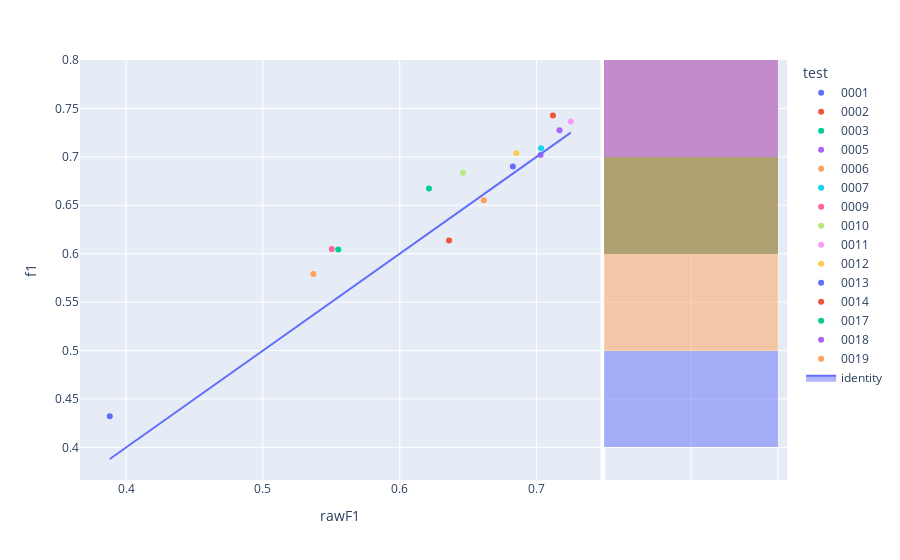

This figure's notebook cell:
### Code cell
fig=px.scatter(experimentModels_N2,x='rawF1',y='f1',color='test',hover_name='modelId', marginal_y="histogram")
fig.add_trace(
    go.Scatter(x=experimentModels_N2['rawF1'], y=experimentModels_N2['rawF1'], name="identity", mode='lines',fill="toself")
)
fig.show()

### Figure 1 — Plotly figure (JSON) as saved in the notebook; plotly's stock layout.template omitted (floating-point values rounded to 4 significant figures)
{"data": [{"hovertemplate": "<b>%{hovertext}</b><br><br>test=0001<br>rawF1=%{x}<br>f1=%{y}<extra></extra>", "hovertext": ["bf958847-77fc-4eab-9c95-7a30ef71f8ee"], "legendgroup": "0001", "marker": {"color": "#636efa", "symbol": "circle"}, "mode": "markers", "name": "0001", "orientation": "v", "showlegend": true, "type": "scatter", "x": [0.388], "xaxis": "x", "y": [0.432], "yaxis": "y"}, {"alignmentgroup": "True", "bingroup": "y", "hovertemplate": "test=0001<br>f1=%{y}<br>count=%{x}<extra></extra>", "legendgroup": "0001", "marker": {"color": "#636efa"}, "name": "0001", "offsetgroup": "0001", "opacity": 0.5, "showlegend": false, "type": "histogram", "xaxis": "x2", "y": [0.432], "yaxis": "y2"}, {"hovertemplate": "<b>%{hovertext}</b><br><br>test=0002<br>rawF1=%{x}<br>f1=%{y}<extra></extra>", "hovertext": ["f733d4b9-1730-40f9-91c2-f0ac2f36367e"], "legendgroup": "0002", "marker": {"color": "#EF553B", "symbol": "circle"}, "mode": "markers", "name": "0002", "orientation": "v", "showlegend": true, "type": "scatter", "x": [0.712], "xaxis": "x", "y": [0.7427], "yaxis": "y"}, {"alignmentgroup": "True", "bingroup": "y", "hovertemplate": "test=0002<br>f1=%{y}<br>count=%{x}<extra></extra>", "legendgroup": "0002", "marker": {"color": "#EF553B"}, "name": "0002", "offsetgroup": "0002", "opacity": 0.5, "showlegend": false, "type": "histogram", "xaxis": "x2", "y": [0.7427], "yaxis": "y2"}, {"hovertemplate": "<b>%{hovertext}</b><br><br>test=0003<br>rawF1=%{x}<br>f1=%{y}<extra></extra>", "hovertext": ["b7018fb5-07f6-4ca6-a2ae-9c1646bde5b9"], "legendgroup": "0003", "marker": {"color": "#00cc96", "symbol": "circle"}, "mode": "markers", "name": "0003", "orientation": "v", "showlegend": true, "type": "scatter", "x": [0.6214], "xaxis": "x", "y": [0.6673], "yaxis": "y"}, {"alignmentgroup": "True", "bingroup": "y", "hovertemplate": "test=0003<br>f1=%{y}<br>count=%{x}<extra></extra>", "legendgroup": "0003", "marker": {"color": "#00cc96"}, "name": "0003", "offsetgroup": "0003", "opacity": 0.5, "showlegend": false, "type": "histogram", "xaxis": "x2", "y": [0.6673], "yaxis": "y2"}, {"hovertemplate": "<b>%{hovertext}</b><br><br>test=0005<br>rawF1=%{x}<br>f1=%{y}<extra></extra>", "hovertext": ["d47802dc-da95-4420-a6f5-a4bb291c9385"], "legendgroup": "0005", "marker": {"color": "#ab63fa", "symbol": "circle"}, "mode": "markers", "name": "0005", "orientation": "v", "showlegend": true, "type": "scatter", "x": [0.7168], "xaxis": "x", "y": [0.7274], "yaxis": "y"}, {"alignmentgroup": "True", "bingroup": "y", "hovertemplate": "test=0005<br>f1=%{y}<br>count=%{x}<extra></extra>", "legendgroup": "0005", "marker": {"color": "#ab63fa"}, "name": "0005", "offsetgroup": "0005", "opacity": 0.5, "showlegend": false, "type": "histogram", "xaxis": "x2", "y": [0.7274], "yaxis": "y2"}, {"hovertemplate": "<b>%{hovertext}</b><br><br>test=0006<br>rawF1=%{x}<br>f1=%{y}<extra></extra>", "hovertext": ["556a03bf-82b3-4468-b1ff-c804988a238a"], "legendgroup": "0006", "marker": {"color": "#FFA15A", "symbol": "circle"}, "mode": "markers", "name": "0006", "orientation": "v", "showlegend": true, "type": "scatter", "x": [0.5369], "xaxis": "x", "y": [0.5789], "yaxis": "y"}, {"alignmentgroup": "True", "bingroup": "y", "hovertemplate": "test=0006<br>f1=%{y}<br>count=%{x}<extra></extra>", "legendgroup": "0006", "marker": {"color": "#FFA15A"}, "name": "0006", "offsetgroup": "0006", "opacity": 0.5, "showlegend": false, "type": "histogram", "xaxis": "x2", "y": [0.5789], "yaxis": "y2"}, {"hovertemplate": "<b>%{hovertext}</b><br><br>test=0007<br>rawF1=%{x}<br>f1=%{y}<extra></extra>", "hovertext": ["d6976249-69b2-42de-a8b2-16adbd07e4b9"], "legendgroup": "0007", "marker": {"color": "#19d3f3", "symbol": "circle"}, "mode": "markers", "name": "0007", "orientation": "v", "showlegend": true, "type": "scatter", "x": [0.7033], "xaxis": "x", "y": [0.7089], "yaxis": "y"}, {"alignmentgroup": "True", "bingroup": "y", "hovertemplate": "test=0007<br>f1=%{y}<br>count=%{x}<extra></extra>", "legendgroup": "0007", "marker": {"color": "#19d3f3"}, "name": "0007", "offsetgroup": "0007", "opacity": 0.5, "showlegend": false, "type": "histogram", "xaxis": "x2", "y": [0.7089], "yaxis": "y2"}, {"hovertemplate": "<b>%{hovertext}</b><br><br>test=0009<br>rawF1=%{x}<br>f1=%{y}<extra></extra>", "hovertext": ["3237920b-4e80-4a7b-83af-d66298816ba3"], "legendgroup": "0009", "marker": {"color": "#FF6692", "symbol": "circle"}, "mode": "markers", "name": "0009", "orientation": "v", "showlegend": true, "type": "scatter", "x": [0.5503], "xaxis": "x", "y": [0.6048], "yaxis": "y"}, {"alignmentgroup": "True", "bingroup": "y", "hovertemplate": "test=0009<br>f1=%{y}<br>count=%{x}<extra></extra>", "legendgroup": "0009", "marker": {"color": "#FF6692"}, "name": "0009", "offsetgroup": "0009", "opacity": 0.5, "showlegend": false, "type": "histogram", "xaxis": "x2", "y": [0.6048], "yaxis": "y2"}, {"hovertemplate": "<b>%{hovertext}</b><br><br>test=0010<br>rawF1=%{x}<br>f1=%{y}<extra></extra>", "hovertext": ["92756d09-a80a-49f1-bbfc-f8a12570ddbe"], "legendgroup": "0010", "marker": {"color": "#B6E880", "symbol": "circle"}, "mode": "markers", "name": "0010", "orientation": "v", "showlegend": true, "type": "scatter", "x": [0.6462], "xaxis": "x", "y": [0.6835], "yaxis": "y"}, {"alignmentgroup": "True", "bingroup": "y", "hovertemplate": "test=0010<br>f1=%{y}<br>count=%{x}<extra></extra>", "legendgroup": "0010", "marker": {"color": "#B6E880"}, "name": "0010", "offsetgroup": "0010", "opacity": 0.5, "showlegend": false, "type": "histogram", "xaxis": "x2", "y": [0.6835], "yaxis": "y2"}, {"hovertemplate": "<b>%{hovertext}</b><br><br>test=0011<br>rawF1=%{x}<br>f1=%{y}<extra></extra>", "hovertext": ["2d1def14-06c9-4a40-a577-752522c66ed5"], "legendgroup": "0011", "marker": {"color": "#FF97FF", "symbol": "circle"}, "mode": "markers", "name": "0011", "orientation": "v", "showlegend": true, "type": "scatter", "x": [0.725], "xaxis": "x", "y": [0.7366], "yaxis": "y"}, {"alignmentgroup": "True", "bingroup": "y", "hovertemplate": "test=0011<br>f1=%{y}<br>count=%{x}<extra></extra>", "legendgroup": "0011", "marker": {"color": "#FF97FF"}, "name": "0011", "offsetgroup": "0011", "opacity": 0.5, "showlegend": false, "type": "histogram", "xaxis": "x2", "y": [0.7366], "yaxis": "y2"}, {"hovertemplate": "<b>%{hovertext}</b><br><br>test=0012<br>rawF1=%{x}<br>f1=%{y}<extra></extra>", "hovertext": ["c930c4a8-32c1-41d8-a540-db8ec02d8c50"], "legendgroup": "0012", "marker": {"color": "#FECB52", "symbol": "circle"}, "mode": "markers", "name": "0012", "orientation": "v", "showlegend": true, "type": "scatter", "x": [0.6853], "xaxis": "x", "y": [0.7036], "yaxis": "y"}, {"alignmentgroup": "True", "bingroup": "y", "hovertemplate": "test=0012<br>f1=%{y}<br>count=%{x}<extra></extra>", "legendgroup": "0012", "marker": {"color": "#FECB52"}, "name": "0012", "offsetgroup": "0012", "opacity": 0.5, "showlegend": false, "type": "histogram", "xaxis": "x2", "y": [0.7036], "yaxis": "y2"}, {"hovertemplate": "<b>%{hovertext}</b><br><br>test=0013<br>rawF1=%{x}<br>f1=%{y}<extra></extra>", "hovertext": ["6907442d-1a9b-43cd-9fe4-9121ddc99243"], "legendgroup": "0013", "marker": {"color": "#636efa", "symbol": "circle"}, "mode": "markers", "name": "0013", "orientation": "v", "showlegend": true, "type": "scatter", "x": [0.6827], "xaxis": "x", "y": [0.69], "yaxis": "y"}, {"alignmentgroup": "True", "bingroup": "y", "hovertemplate": "test=0013<br>f1=%{y}<br>count=%{x}<extra></extra>", "legendgroup": "0013", "marker": {"color": "#636efa"}, "name": "0013", "offsetgroup": "0013", "opacity": 0.5, "showlegend": false, "type": "histogram", "xaxis": "x2", "y": [0.69], "yaxis": "y2"}, {"hovertemplate": "<b>%{hovertext}</b><br><br>test=0014<br>rawF1=%{x}<br>f1=%{y}<extra></extra>", "hovertext": ["b76944b2-6421-4f77-a082-43f348cd7e7c"], "legendgroup": "0014", "marker": {"color": "#EF553B", "symbol": "circle"}, "mode": "markers", "name": "0014", "orientation": "v", "showlegend": true, "type": "scatter", "x": [0.636], "xaxis": "x", "y": [0.6136], "yaxis": "y"}, {"alignmentgroup": "True", "bingroup": "y", "hovertemplate": "test=0014<br>f1=%{y}<br>count=%{x}<extra></extra>", "legendgroup": "0014", "marker": {"color": "#EF553B"}, "name": "0014", "offsetgroup": "0014", "opacity": 0.5, "showlegend": false, "type": "histogram", "xaxis": "x2", "y": [0.6136], "yaxis": "y2"}, {"hovertemplate": "<b>%{hovertext}</b><br><br>test=0017<br>rawF1=%{x}<br>f1=%{y}<extra></extra>", "hovertext": ["ca57f68a-6762-4170-9f27-043a81703239"], "legendgroup": "0017", "marker": {"color": "#00cc96", "symbol": "circle"}, "mode": "markers", "name": "0017", "orientation": "v", "showlegend": true, "type": "scatter", "x": [0.555], "xaxis": "x", "y": [0.6043], "yaxis": "y"}, {"alignmentgroup": "True", "bingroup": "y", "hovertemplate": "test=0017<br>f1=%{y}<br>count=%{x}<extra></extra>", "legendgroup": "0017", "marker": {"color": "#00cc96"}, "name": "0017", "offsetgroup": "0017", "opacity": 0.5, "showlegend": false, "type": "histogram", "xaxis": "x2", "y": [0.6043], "yaxis": "y2"}, {"hovertemplate": "<b>%{hovertext}</b><br><br>test=0018<br>rawF1=%{x}<br>f1=%{y}<extra></extra>", "hovertext": ["657f22e6-d58c-4ebd-b837-9ffa0b1aa3a7"], "legendgroup": "0018", "marker": {"color": "#ab63fa", "symbol": "circle"}, "mode": "markers", "name": "0018", "orientation": "v", "showlegend": true, "type": "scatter", "x": [0.703], "xaxis": "x", "y": [0.7018], "yaxis": "y"}, {"alignmentgroup": "True", "bingroup": "y", "hovertemplate": "test=0018<br>f1=%{y}<br>count=%{x}<extra></extra>", "legendgroup": "0018", "marker": {"color": "#ab63fa"}, "name": "0018", "offsetgroup": "0018", "opacity": 0.5, "showlegend": false, "type": "histogram", "xaxis": "x2", "y": [0.7018], "yaxis": "y2"}, {"hovertemplate": "<b>%{hovertext}</b><br><br>test=0019<br>rawF1=%{x}<br>f1=%{y}<extra></extra>", "hovertext": ["f07a4cf8-c75c-4087-9b66-b678bcf1c5d8"], "legendgroup": "0019", "marker": {"color": "#FFA15A", "symbol": "circle"}, "mode": "markers", "name": "0019", "orientation": "v", "showlegend": true, "type": "scatter", "x": [0.6614], "xaxis": "x", "y": [0.6552], "yaxis": "y"}, {"alignmentgroup": "True", "bingroup": "y", "hovertemplate": "test=0019<br>f1=%{y}<br>count=%{x}<extra></extra>", "legendgroup": "0019", "marker": {"color": "#FFA15A"}, "name": "0019", "offsetgroup": "0019", "opacity": 0.5, "showlegend": false, "type": "histogram", "xaxis": "x2", "y": [0.6552], "yaxis": "y2"}, {"fill": "toself", "mode": "lines", "name": "identity", "type": "scatter", "x": [0.388, 0.712, 0.6214, 0.7168, 0.5369, 0.7033, 0.5503, 0.6462, 0.725, 0.6853, 0.6827, 0.636, 0.555, 0.703, 0.6614], "y": [0.388, 0.712, 0.6214, 0.7168, 0.5369, 0.7033, 0.5503, 0.6462, 0.725, 0.6853, 0.6827, 0.636, 0.555, 0.703, 0.6614]}], "layout": {"barmode": "overlay", "legend": {"title": {"text": "test"}, "tracegroupgap": 0}, "margin": {"t": 60}, "xaxis": {"anchor": "y", "domain": [0, 0.7363], "title": {"text": "rawF1"}}, "xaxis2": {"anchor": "y2", "domain": [0.7413, 1], "matches": "x2", "showgrid": true, "showline": false, "showticklabels": false, "ticks": ""}, "yaxis": {"anchor": "x", "domain": [0, 1], "title": {"text": "f1"}}, "yaxis2": {"anchor": "x2", "domain": [0, 1], "matches": "y", "showgrid": true, "showticklabels": false}}}
